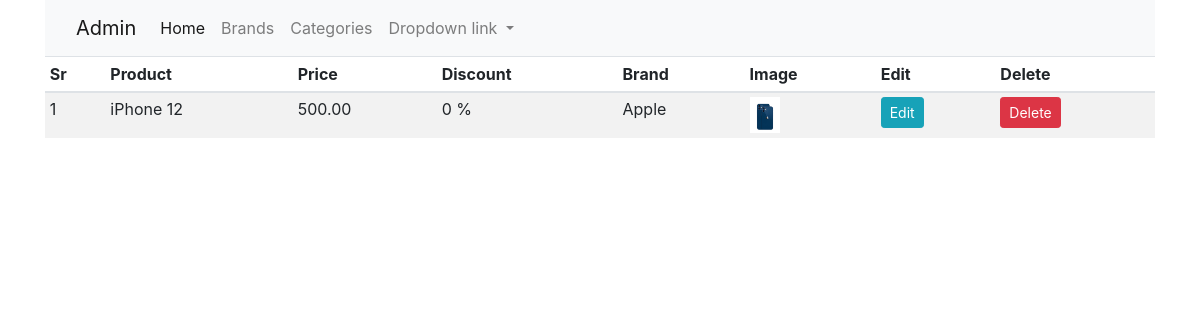
The page /admin (signed in) on the database its author committed.
### shop/products/models.py (models this page shows, shortened)
class Addproduct(db.Model):
    id = db.Column(db.Integer, primary_key=True)
    name = db.Column(db.String(80), nullable=False)
    price = db.Column(db.Numeric(10, 2), nullable=False)
    discount = db.Column(db.Integer, default=0)
    stock = db.Column(db.Integer, nullable=False)
    colors = db.Column(db.Text, nullable=False)
    description = db.Column(db.Text, nullable=False)
    pub_date = db.Column(db.DateTime, nullable=False,
                         default=datetime.utcnow)
    brand_id = db.Column(db.Integer, db.ForeignKey('brand.id'),
                         nullable=False)
    brand = db.relationship('Brand',
                            backref=db.backref('posts', lazy=True))
    category_id = db.Column(db.Integer, db.ForeignKey('category.id'),
                            nullable=False)
    category = db.relationship('Category',
                               backref=db.backref('posts', lazy=True))
    image_1 = db.Column(db.String(150), nullable=False, default='image.jpg')
    image_2 = db.Column(db.String(150), nullable=False, default='image.jpg')
    image_3 = db.Column(db.String(150), nullable=False, default='image.jpg')

class Brand(db.Model):
    id = db.Column(db.Integer, primary_key=True)
    name = db.Column(db.String(30), unique=True, nullable=False)

### shop/admin/routes.py (the view)
@app.route('/admin')
def admin():
    if 'email' not in session:
        flash('Please log in first', 'danger')
        return redirect(url_for('login'))
    products = Addproduct.query.all()
    return render_template('admin/index.html', title='Admin Page', products=products)

### shop/templates/admin/index.html (shortened to what this page needs)
{% extends "layout.html" %}
{% block content %}
<div class="container">
    <nav class="navbar navbar-expand-lg navbar-light bg-light">
        <div class="container-fluid">
            <a class="navbar-brand" href="/admin">Admin</a>
            <div class="collapse navbar-collapse" id="navbarNavDropdown">
                <ul class="navbar-nav">
                    <li class="nav-item">
                        <a class="nav-link active" aria-current="page" href="#">Home</a>
                    </li>
                    <li class="nav-item">
                        <a class="nav-link" href="/brands">Brands</a>
                    </li>
                    <li class="nav-item">
                        <a class="nav-link" href="/categories">Categories</a>
                    </li>
                    <li class="nav-item dropdown">
                        <a class="nav-link dropdown-toggle" href="#" id="navbarDropdownMenuLink" role="button"
                            data-bs-toggle="dropdown" aria-expanded="false">
                            Dropdown link
                        </a>
                    </li>
                </ul>
            </div>
        </div>
    </nav>
</div>
<div class="container">
    <table class="table table-sm table-striped">
        <thead>
            <tr>
                <th>Sr</th>
                <th>Product</th>
                <th>Price</th>
                <th>Discount</th>
                <th>Brand</th>
                <th>Image</th>
                <th>Edit</th>
                <th>Delete</th>
            </tr>
        </thead>
        <tbody>
            {% for product in products %}
            <tr>
                <td>{{loop.index}}</td>
                <td>{{product.name}}</td>
                <td>{{product.price}}</td>
                <td>{{product.discount}} %</td>
                <td>{{product.brand.name}}</td>
                <td><img width='30' src="{{url_for('static', filename='images/'+product.image_1)}}"></td>
                <td><a href="{{url_for('updateproduct', id=product.id)}}" class="btn btn-info btn-sm">Edit</a></td>
                <td>
                    <button type="button" class="btn btn-danger btn-sm" data-toggle="modal"
                        data-target="#exampleModal-{{product.id}}">
                        Delete
                    </button>
                </td>
            </tr>
            {% endfor %}
        </tbody>
    </table>
</div>
{% endblock content %}

### rows shown on the page
Addproduct: name "iPhone 12", price "500.00", discount "0", brand.name "Apple", image_1 (picture)
